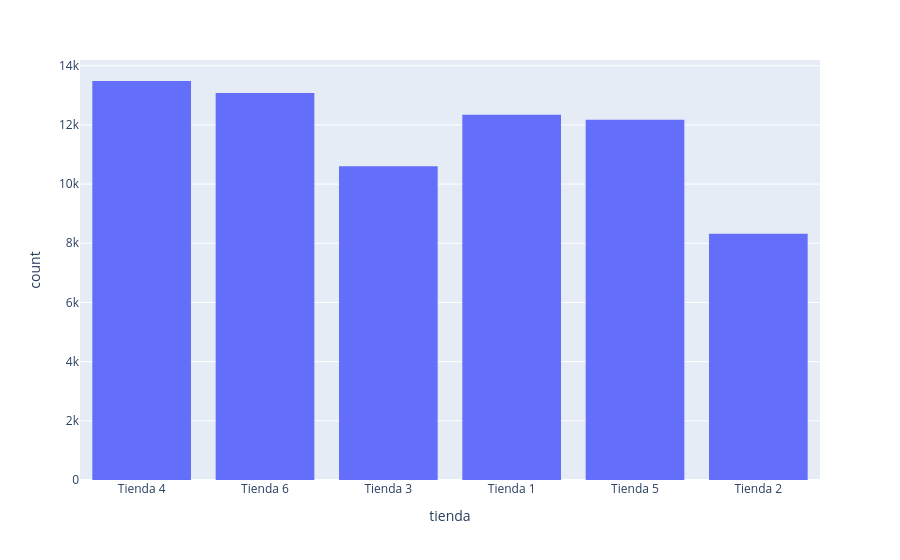

Notebook code cell kept with this figure:
### Markdown cell above
# Graficos

### Code cell
px.histogram(data, x="tienda")

### Figure 1 — Plotly figure (JSON) as saved in the notebook; plotly's stock layout.template omitted (floating-point values rounded to 4 significant figures; data arrays with more than 128 entries replaced by an {"elided": "..."} marker saying what was removed)
{"data": [{"bingroup": "x", "hovertemplate": "tienda=%{x}<br>count=%{y}<extra></extra>", "legendgroup": "", "marker": {"color": "#636efa", "pattern": {"shape": ""}}, "name": "", "orientation": "v", "showlegend": false, "type": "histogram", "x": {"elided": "70000 str values"}, "xaxis": "x", "yaxis": "y"}], "layout": {"barmode": "relative", "legend": {"tracegroupgap": 0}, "margin": {"t": 60}, "xaxis": {"anchor": "y", "domain": [0, 1], "title": {"text": "tienda"}}, "yaxis": {"anchor": "x", "domain": [0, 1], "title": {"text": "count"}}}}
